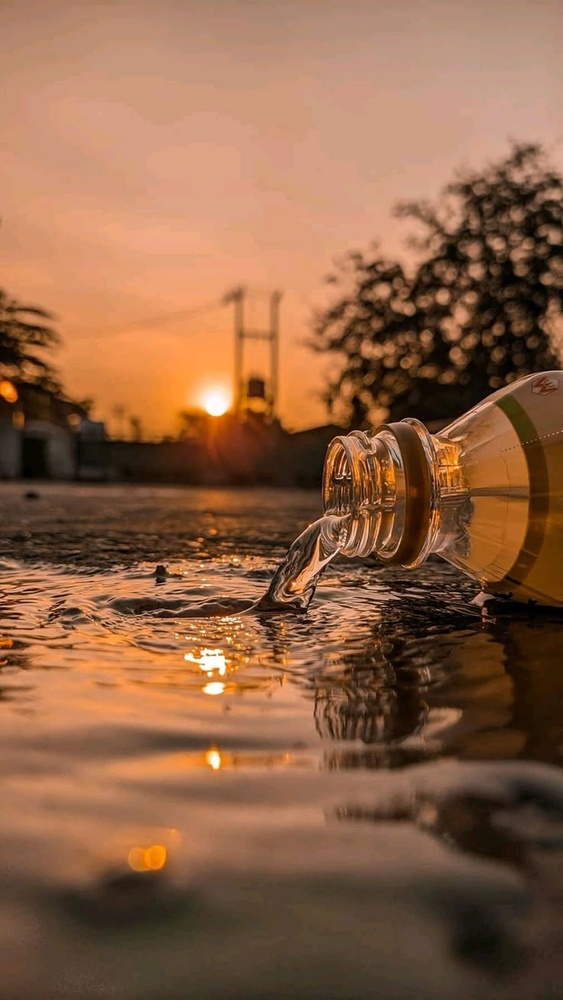
#> input picture foto/living.jpg, 563 x 1000 px, shrunk from 736 x 1308 before the run
$ python MedianFilter.py
#> lines starting #> are read from the running program, lines starting #| are printed output that depends on the picture
import cv2
import numpy as np
import matplotlib.pyplot as plt
from pathlib import Path

Path("outputs").mkdir(exist_ok=True)

#membaca citra
img = cv2.imread("foto/living.jpg", cv2.IMREAD_GRAYSCALE)
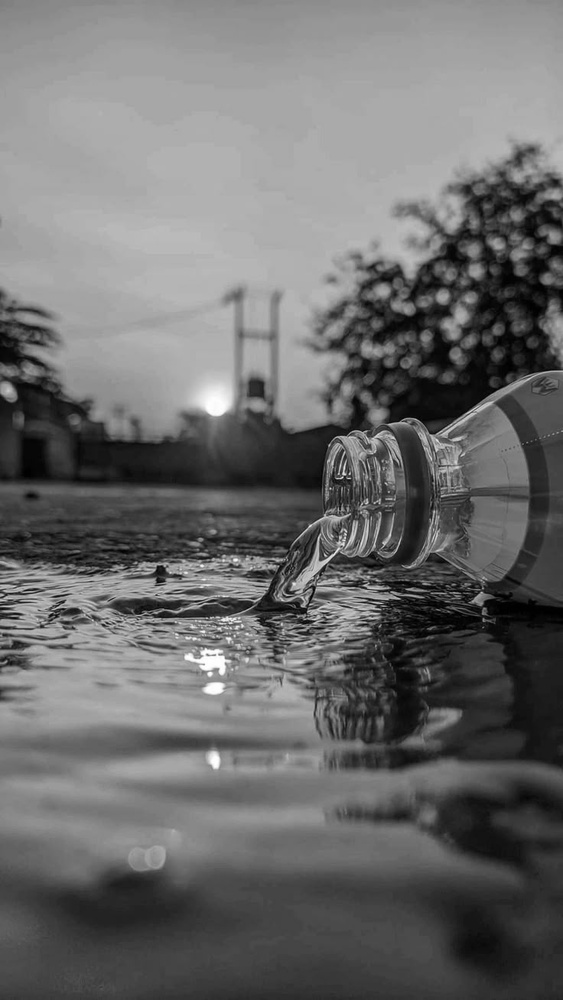
#> img: shape (1000, 563); min 0, max 255, mean 107.6
if img is None:
   raise FileNotFoundError(
      "Citra tidak ditemukan. "
      "Pastikan foto berada di folder yang sama"
      )

#menambahkan noise pada citra
noisy = img.copy()
rng = np.random.default_rng(42)
noise_mask = rng.random(img.shape[:2])
noisy[noise_mask < 0.02] = (0)
noisy[noise_mask > 0.98] = (255)
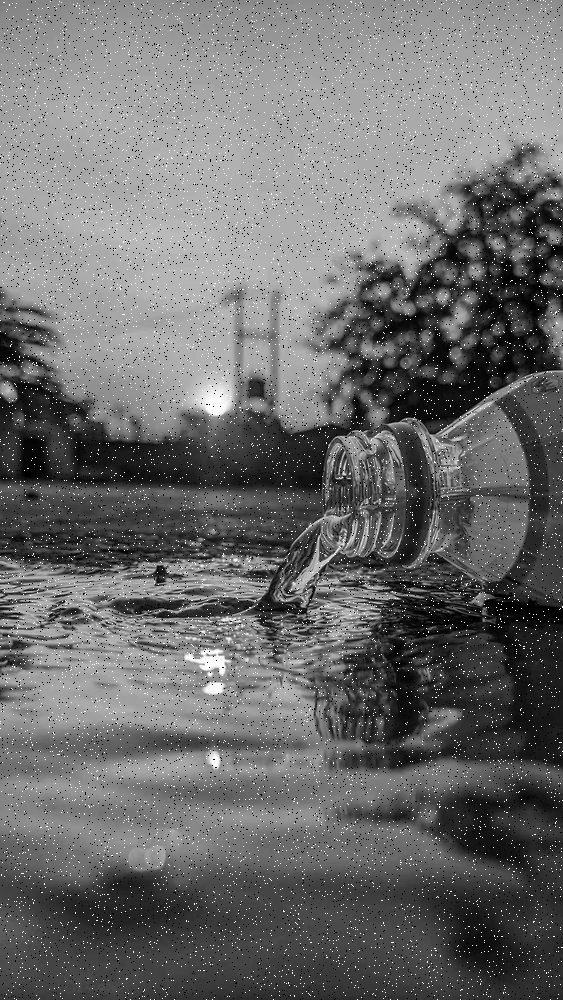
#> noisy: shape (1000, 563); min 0, max 255, mean 108.4

print("Ukuran citra: ", noisy.shape)
#| Ukuran citra:  (1000, 563)
print("Tipe data citra: ", noisy.dtype)
#| Tipe data citra:  uint8

#Menerapkan Median Filter
median1 = cv2.medianBlur(noisy, 3)
median2 = cv2.medianBlur(noisy, 5)
median3 = cv2.medianBlur(noisy, 7)

#menampilkan citra asli
plt.figure(figsize=(12, 4))

plt.subplot(1, 5, 1)
plt.imshow(img, cmap="gray", vmin=0, vmax=255)
plt.title("Citra Asli")
plt.axis("off")

plt.subplot(1, 5, 2)
plt.imshow(noisy, cmap="gray", vmin=0, vmax=255)
plt.title("Citra noisy")
plt.axis("off")

plt.subplot(1, 5, 3)
plt.imshow(median1, cmap="gray", vmin=0, vmax=255)
plt.title("Citra Median 1")
plt.axis("off")

plt.subplot(1, 5, 4)
plt.imshow(median2, cmap="gray", vmin=0, vmax=255)
plt.title("Citra Median 2")
plt.axis("off")

plt.subplot(1, 5, 5)
plt.imshow(median3, cmap="gray", vmin=0, vmax=255)
plt.title("Citra Median 3")
plt.axis("off")

plt.tight_layout()
plt.show()
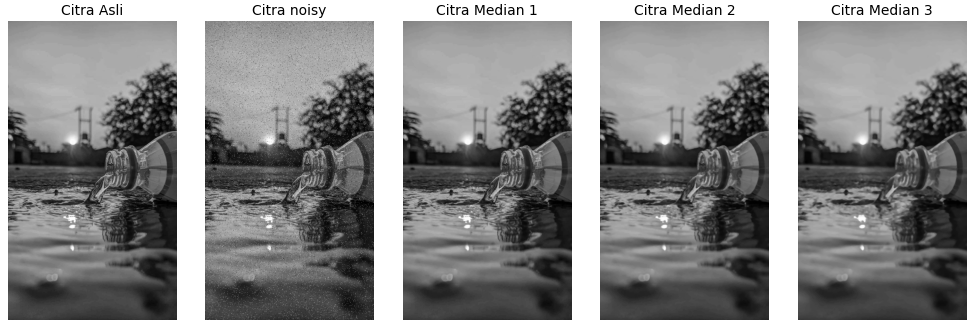
#> figure drawn by matplotlib, 5 panels
